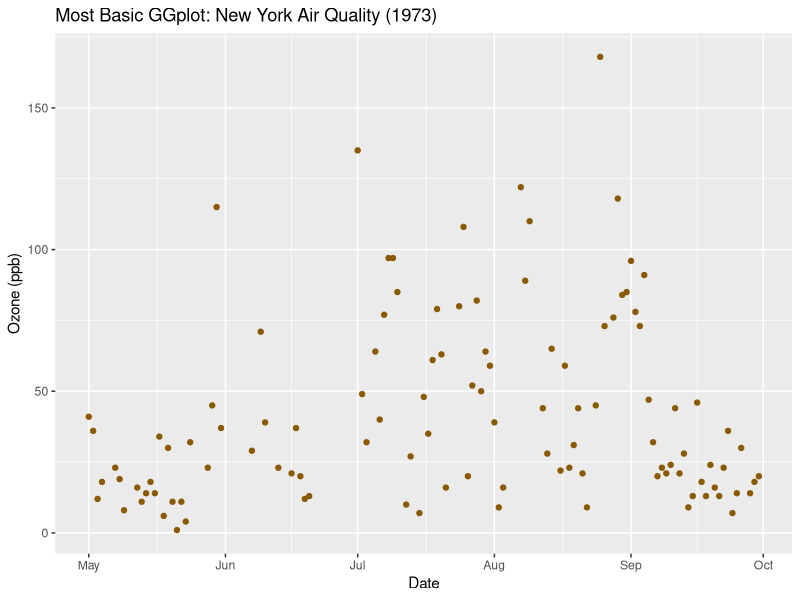
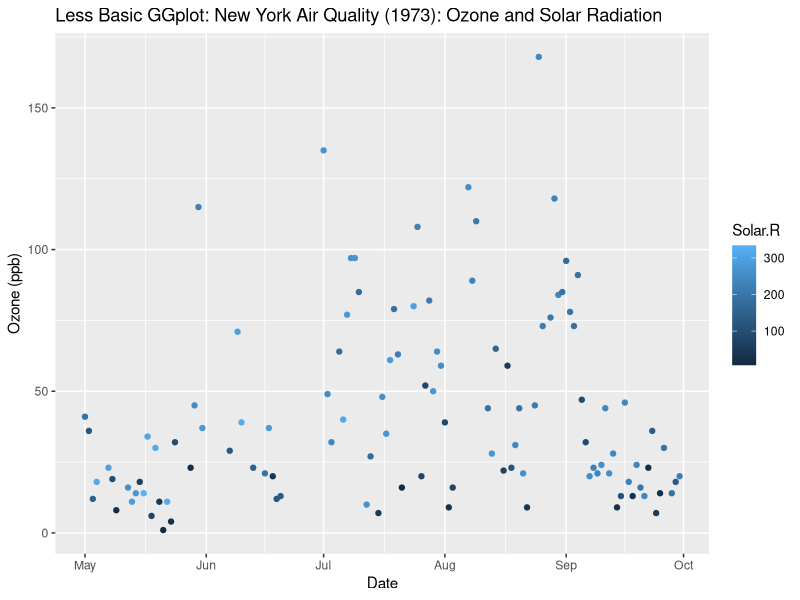
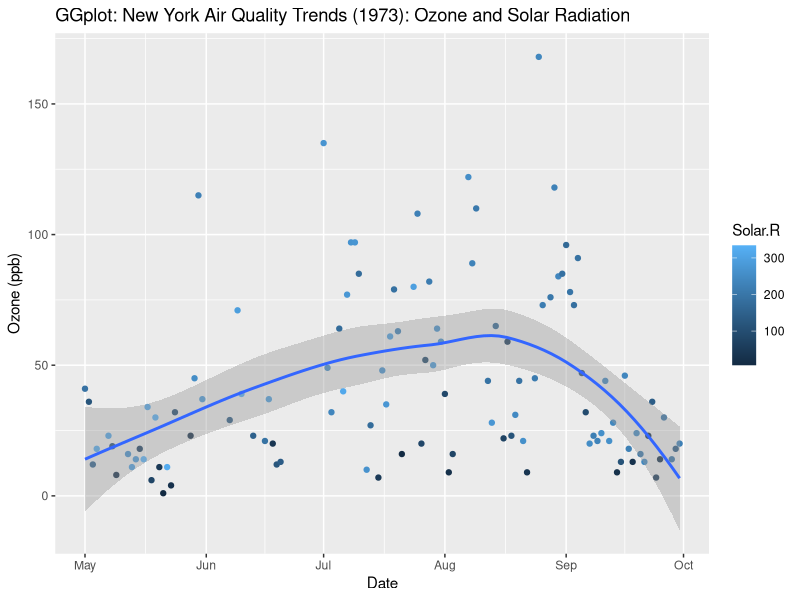
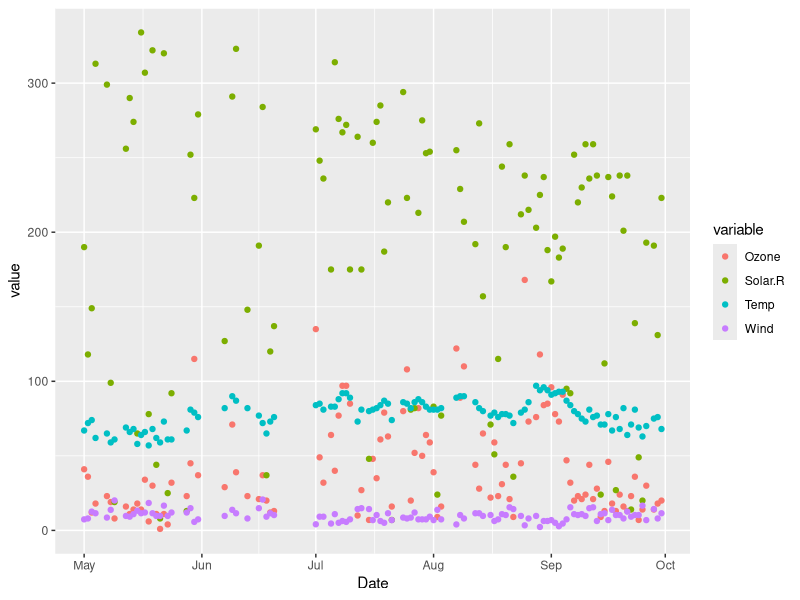
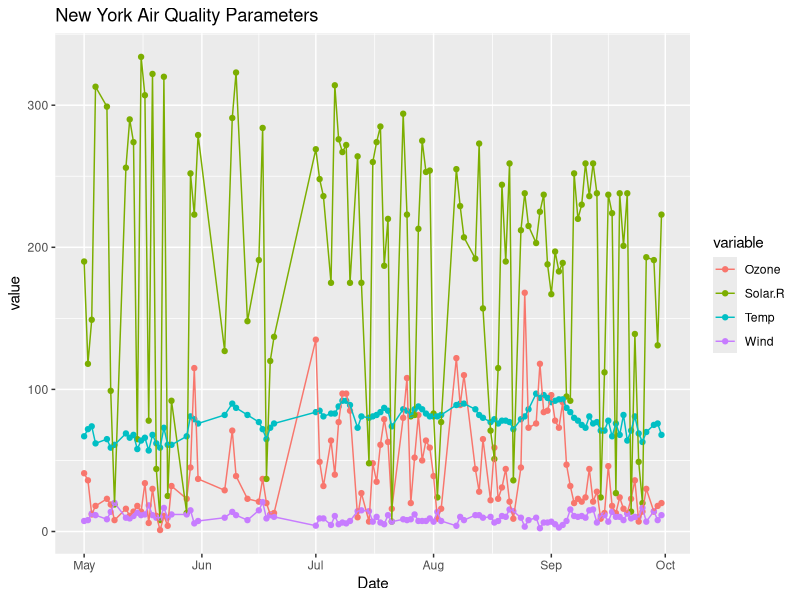
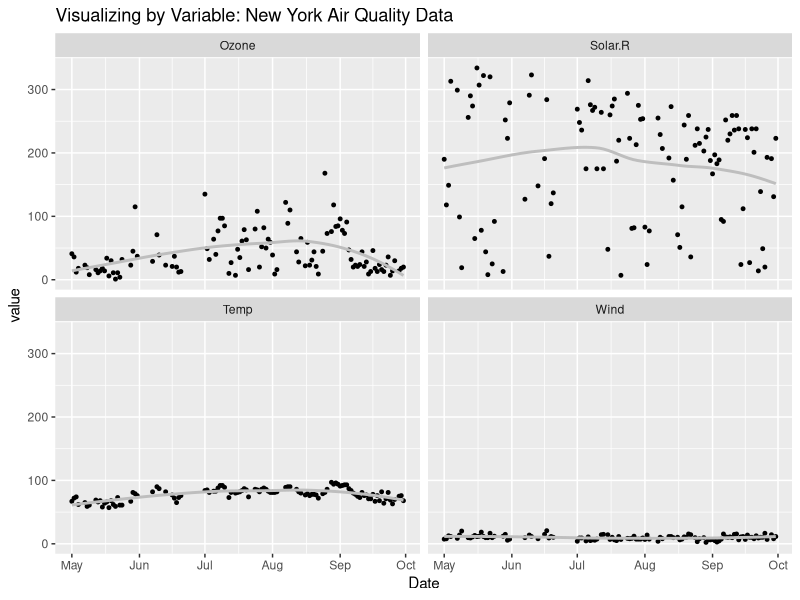
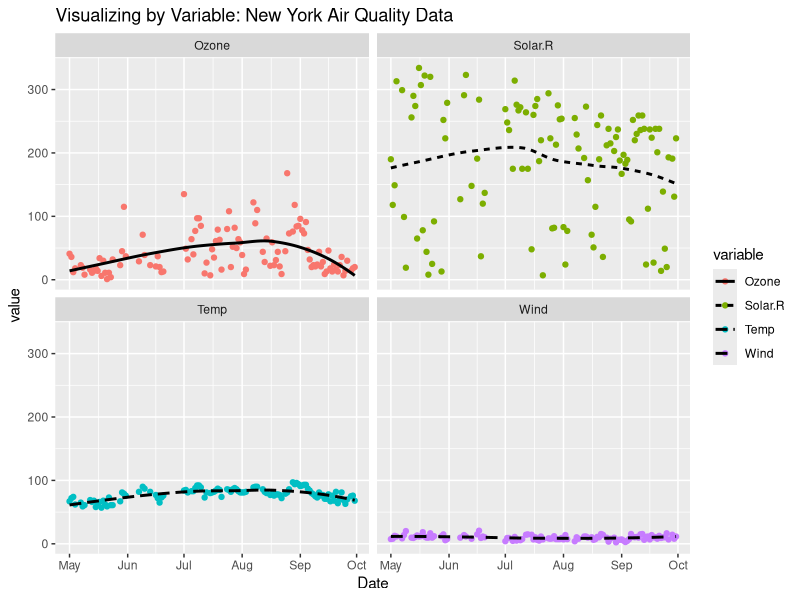
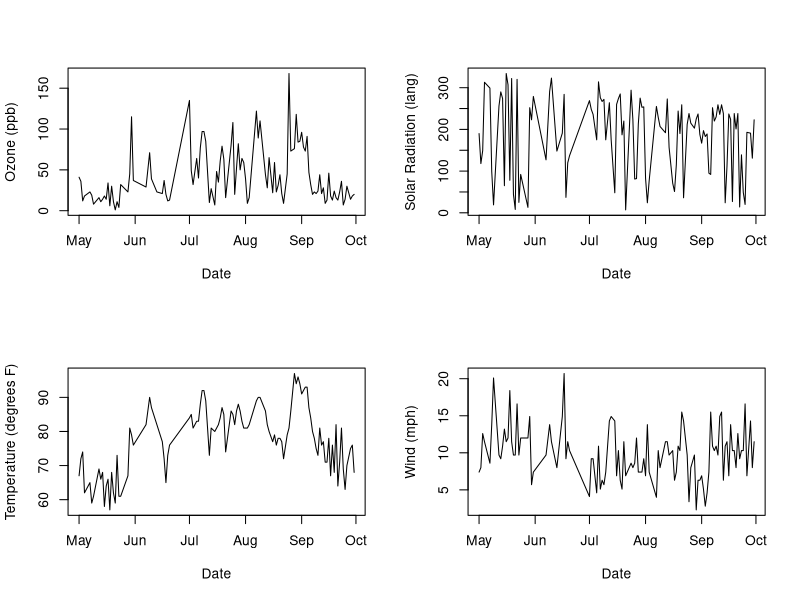

The R script that drew these images, in order:
## ---- chunk 1
# Purpose of the script
# Name:
# Date:
# Email:

# Set your working directory if not already set up to GitHub version control
# setwd("~/Downloads/overlay_tutorial")
## ---- chunk 2
# Load libraries ---- 
## if you haven't installed them before, run the code install.packages("package_name") and THEN call them to your library
library(tidyverse)  # used for multilayer plots, ggplot 2 and data manipulation
library(datasets)  # used to for NYC airquality data 

# Load data ----
View(airquality)  # let's take a look at the data - notice anything problematic?
## ---- chunk 3
# Data manipulation ----
airquality1 <- as_tibble(airquality %>%  # creating a local copy of our data via a tibble object for good practice
  dplyr::mutate(Date = as.Date(paste("1973",Month,Day,sep="/"))))  # let's transform the current day / month structure into useful year-month-day 
## this will facilitate plotting because R can now recognize the continuity of our data over time

summary(airquality1) # let's take another look long data - is it how we want it? 
## Hint: Anything at the bottom of the Ozone and Solar.R sections that might cause trouble later?
## ---- chunk 4
airquality1 <- airquality1 %>%  # overwriting the airquality1 object via a pipe
  na.omit(airquality1)  # let's get rid of "NA" values in the dataset       
summary(airquality1)  # Check again - NA's are gone! 
str(airquality1)  # Let's see the structure of the data - what kind of variables is R assigning for our data? 

## ---- chunk 5
# 1. multilayer plots in ggplot package ----

(prelim_plot <- ggplot(airquality1, aes(x = Date, y = Ozone, colour = Month)) +
   geom_point(colour = "#8B5A00") +  # calls for a scatter plot
     xlab("Date") +
     ylab("Ozone (ppb)") +
     ggtitle("Most Basic GGplot: New York Air Quality (1973)"))
## ---- chunk 6
(ggplot(airquality1, aes(x = Date, y = Ozone, colour=Solar.R)) + 
  geom_point() +  # calls for a scatter plot
  xlab("Date") +
  ylab("Ozone (ppb)") +
  ggtitle("Less Basic GGplot: New York Air Quality (1973): Ozone and Solar Radiation"))
## ---- chunk 7
(ggplot(airquality1, aes(x = Date, y = Ozone, colour=Solar.R)) +
  geom_point() +  # calls for a scatter plot
  geom_smooth() +  # creates a smoothed conditional mean
  xlab("Date") +
  ylab("Ozone (ppb)") +
  ggtitle("GGplot: New York Air Quality Trends (1973): Ozone and Solar Radiation"))  
ggsave("prelim3_plot_tut.png", width = 6, height = 5)  # let's save our plot 

## ---- chunk 8
# long transformation
air_long <- airquality1 %>%
  select(-Month, -Day) %>%              # Removing Month and Day columns
  gather(variable, value, -Date)
str(air_long)  # Let's see the structure of the data
View(air_long)  # you can use this to view the entirety of the data, opening it in a new tab

## ---- chunk 9
ggplot(air_long, 
       aes(x = Date, y = value, 
           linetype = variable,
           color = variable, 
           group = variable)) +
      geom_point()  

ggplot(air_long,
       aes(x = Date, y = value, 
             colour=variable)) +
      geom_point() + 
      geom_line() +  # adding in lines to connect data points
      ggtitle("New York Air Quality Parameters")  # let's add in a title


## ---- chunk 10
# Visualizing by variable
ggplot(air_long, 
       aes(x = Date, y = value)) +
  geom_point(size=1) +
  geom_smooth(se=F, colour="grey") +  # adding in a grey smoothed conditional mean, with no standard error confidence interval
  facet_wrap("variable") +  # facet_wrap based on variable
  ggtitle("Visualizing by Variable: New York Air Quality Data")

ggplot(air_long, 
       aes(x = Date, y = value, 
           linetype = variable,
           color = variable,  # adding in color by variable
           group = variable)) +
  geom_point() +  geom_smooth(se=F, colour="black") +   
  facet_wrap("variable") +
  ggtitle("Visualizing by Variable: New York Air Quality Data")


## ---- chunk 11

# par function is used to set graphical parameters for the plotting device 
par(mfrow=c(2,2))  # listing rows first and columns second --> e.g. 2 rows 1 column 
plot(airquality1$Date, airquality1$Ozone, type="l", xlab="Date",
     ylab="Ozone (ppb)")
plot(airquality1$Date, airquality1$Solar.R, type="l", xlab="Date",
     ylab="Solar Radiation (lang)" )
plot(airquality1$Date, airquality1$Temp, type="l", xlab="Date",
     ylab="Temperature (degrees F)" )
plot(airquality1$Date, airquality1$Wind, type="l", xlab="Date",
     ylab="Wind (mph)" )

dev.off()   # turning the device operator off, this an important step because otherwise our plotting device will continue plotting with parameters set above

## ---- chunk 12

hist(airquality1$Solar.R)  # creating a basic histogram of Solar Radiation in our airquality data

## ---- chunk 13
hist(airquality1$Solar.R,
     breaks = 12,  # creating more breaks shows more detail (notice a greater number of bars) 
     freq   = FALSE,  # We can change our hist to a density plot by changing axis to show density, not frequency
     col    = "thistle4",  # specifying colour for histogram
     main   = ("Solar Radiation Density Plot"),
     xlab   = "Solar Radiation (lang)")
## ---- chunk 14
hist(airquality1$Solar.R,
     breaks = 12,  # creating more breaks shows more detail (notice a greater number of bars) 
     freq   = FALSE,  # We can change our hist to a density plot by changing axis to show density, not frequency
     col    = "thistle4",  # specifying colour for histogram
     main   = ("Solar Radiation Density Plot"),
     xlab   = "Solar Radiation (lang)")
curve(dnorm(x, mean = mean(airquality1$Solar.R), sd = sd(airquality1$Solar.R)),
      col = "green",     # Colour of curve
      lwd = 2,           # Line width of 2 pixels
      add = TRUE)        # Superimpose on previous graph
## ---- chunk 15
hist(airquality1$Solar.R,
     breaks = 12,  # creating more breaks shows more detail (notice a greater number of bars) 
     freq   = FALSE,  # We can change our hist to a density plot by changing axis to show density, not frequency
     col    = "thistle4",  # specifying colour for histogram
     main   = paste("Solar Radiation Density Plot"),
     xlab   = "Solar Radiation")
curve(dnorm(x, mean = mean(airquality1$Solar.R), sd = sd(airquality1$Solar.R)),
      col = "green",  # Color of curve
      lwd = 2,           # Line width of 2 pixels
      add = TRUE)        # Superimpose on previous graph
lines(density(airquality1$Solar.R), col = "blue", lwd = 2)

## ---- chunk 16
hist(airquality1$Solar.R,
     breaks = 12,   # creating more breaks shows more detail (notice a greater number of bars) 
     freq   = FALSE,       # We can change our hist to a density plot by changing axis to show density, not frequency
     col    = "thistle4",   # specifying colour for histogram
     main   = "Solar Radiation Density Plot",
     xlab   = "Solar Radiation(lang)")
curve(dnorm(x, mean = mean(airquality1$Solar.R), sd = sd(airquality1$Solar.R)),
      col = "green",  # Color of curve
      lwd = 2,           # Line width of 2 pixels
      add = TRUE)        # Superimpose on previous graph
lines(density(airquality1$Solar.R), col = "blue", lwd = 2)
rug(airquality1$Solar.R, lwd = 2, col = "gray")

